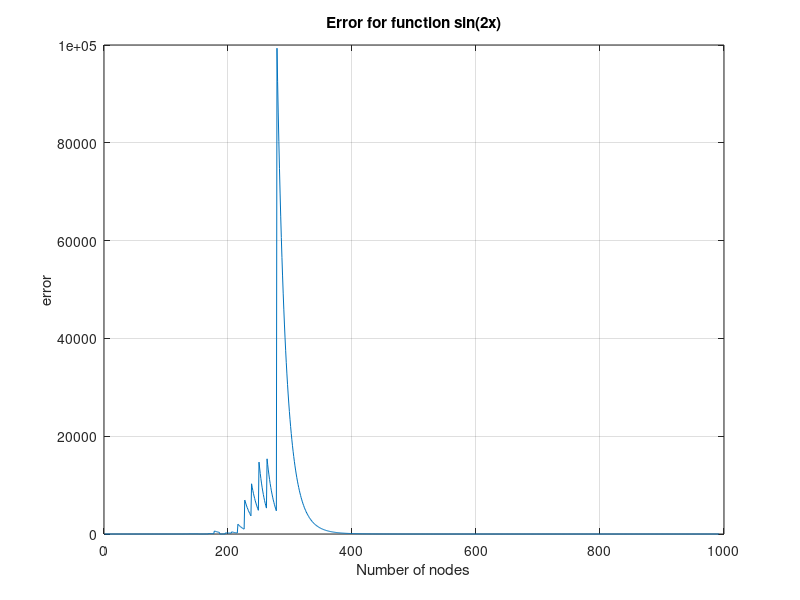
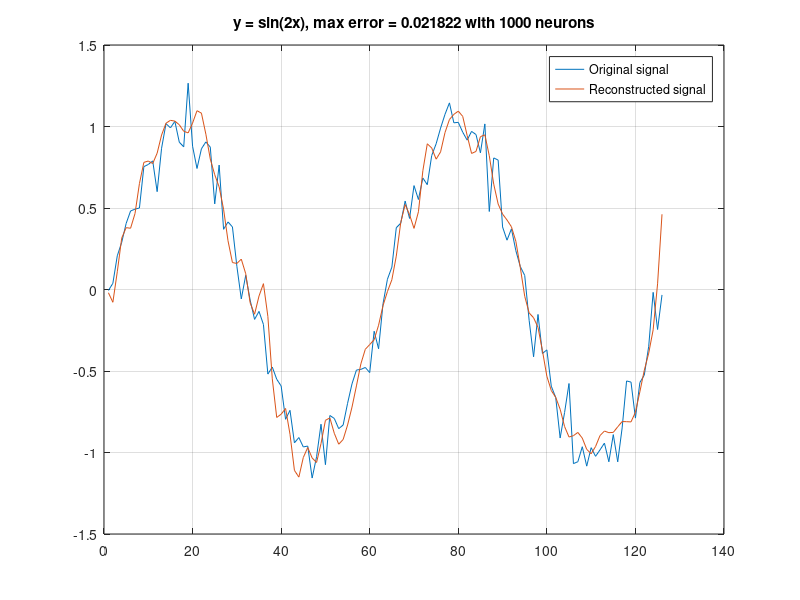

Write MATLAB code to recreate these figures, in order.
clc
clear all
close all

pattern = 0:0.1:2*pi;
pattern=pattern'; %column vector required
test = 0:0.05:2*pi;
test = test'; %column vector required

tr = sin(2*pattern); %train sets
ts = sin(2*test); %test sets

%%%%% Noise
r = 0 + 0.1*randn(length(pattern),1);
tr = tr + r;
r1 = 0 + 0.1*randn(length(test),1);
ts = ts +r1;
%%%%%

MAX_RBFs = 1000;
e = 10;
n = 8;
residual = [ ];

while((e > 0.001) && (n < MAX_RBFs)) 
    n = n+1;
    mu = linspace(0,2*pi,n); %RBFs equally spaced in [0,2pi]
    d = max(pattern) - min(pattern); %maximum distance between datapoint
    sigma = d/sqrt(2*n); %common choice from book, pag. 119
    
    %Training
        x = repmat(pattern,1,n); %just repeat column-input vector for each of n columns
        A = repmat(mu,length(pattern),1); %just repeat row-vector mu for each of the N rows
        A1 = ((x-A).^2)/(2*sigma^2);
        phi1 = exp(-A1);
        %Batch update
        w1 = pinv(phi1) * tr;

    %Testing
        x = repmat(test,1,n); %just repeat column-input vector for each of n columns
        A = repmat(mu,length(test),1); %just repeat row-vector mu for each of the N rows
        A1 = ((x-A).^2)/(2*sigma^2);
        phi1 = exp(-A1);
        y1_reconstructed = phi1*w1;
        e = sum((y1_reconstructed - ts).^2)/length(y1_reconstructed);
        residual = [residual e];        
end


figure
    plot(residual)
    grid on
    title('Error for function sin(2x)')
    xlabel('Number of nodes')
    ylabel('error')
    
figure
    plot(ts)
    hold on
    plot(y1_reconstructed)
    grid on
    title(['y = sin(2x), max error = ',num2str(e) ,' with ', num2str(n) ,' neurons'])
    legend('Original signal','Reconstructed signal')